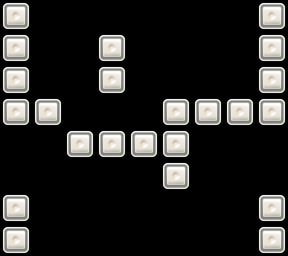

This game map was drawn from its Tiled (.tmx) file and the tilesets committed beside it. A one-line description and the trimmed map source follow:
An orthogonal 9x8 tile map with 32x32 px tiles, 1 tile layer (background) and 5 objects (CellNormalPearl0, CellNormalPearl1, CellNormalPearl2, CellNormalPearl3, CellRainDrop0).

<map version="1.0" orientation="orthogonal" width="9" height="8" tilewidth="32" tileheight="32">
 <tileset firstgid="1" name="game_atlas_Q2" tilewidth="32" tileheight="32">
  <image source="game_atlas_Q2.png" width="512" height="512" />
 </tileset>
 <layer name="background" width="9" height="8">
  <data>[72 cells, 51 non-empty, 3 distinct tile ids]</data>
 </layer>
 <objectgroup name="object" width="9" height="8">
  <object name="CellNormalPearl0" x="96" y="160" width="32" height="32" />
  <object name="CellNormalPearl1" x="32" y="192" width="32" height="32" />
  <object name="CellNormalPearl2" x="64" y="64" width="32" height="32" />
  <object name="CellNormalPearl3" x="192" y="224" width="32" height="32" />
  <object name="CellRainDrop0" x="160" y="32" width="32" height="32" />
 </objectgroup>
</map>